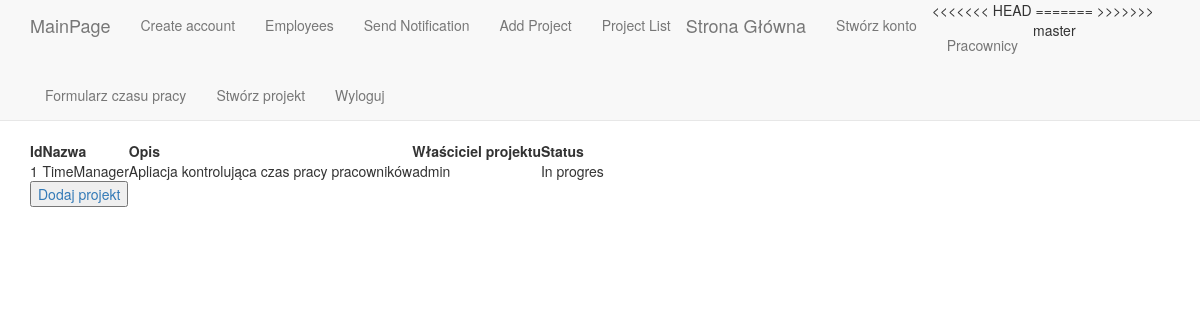
The app's page /polls/ProjectList/ (signed in), older data.
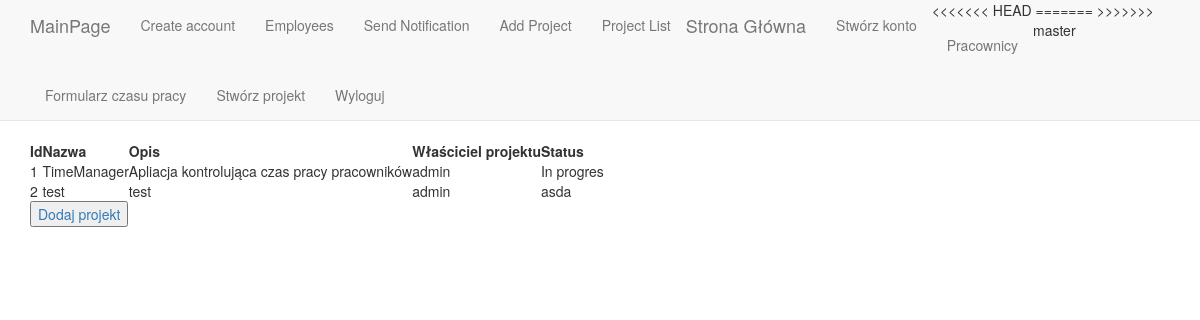
The same page, newer data.
### polls/models.py (models this page shows)
class Project(models.Model):
    idProject = models.AutoField(primary_key=True)
    name = models.CharField(max_length=50)
    description = models.CharField(max_length=50)
    owner = models.ForeignKey(User,on_delete=models.SET_NULL,null=True)
    state = models.CharField(max_length=50)

### polls/views.py (the view)
# urls.py: path('ProjectList/', views.ProjectList.as_view(), name='projectList'),
class ProjectList(generic.ListView):
    template_name = 'polls/ProjectList.html'
    context_object_name = 'project'
    def get_queryset(self):
        if not self.request.user.is_authenticated:
            return HttpResponseRedirect(reverse('polls:login'))
        else:
          return Project.objects.all()

### templates/polls/ProjectList.html
{% extends "polls/base.html" %}
{% block body_block %}
<table>
{% if project %}
    <tr>
      <th>Id</th>
      <th>Nazwa</th>
      <th>Opis</th>
      <th>Właściciel projektu</th>
      <th>Status</th>
    </tr>
    <tr>
    {% for p in project %}
        <td>{{ p.idProject }}</td>
         <td>{{ p.name }}</td>
         <td>{{ p.description }}</td>
         <td>{{ p.owner }}</td>
         <td>{{ p.state }}</td>
             </tr>
    {% endfor %}
{% else %}
    <p>No polls are available.</p>
{% endif %}
</table>
<a class="navbar-link" href="{% url 'polls:AddProjectAdmin' %}"><button class="add-project">Dodaj projekt</button></a>
{% endblock %}

Row changes from the older to the newer data that the page shows:
added Project: idProject "2", name "test", description "test", owner "admin", state "asda"
